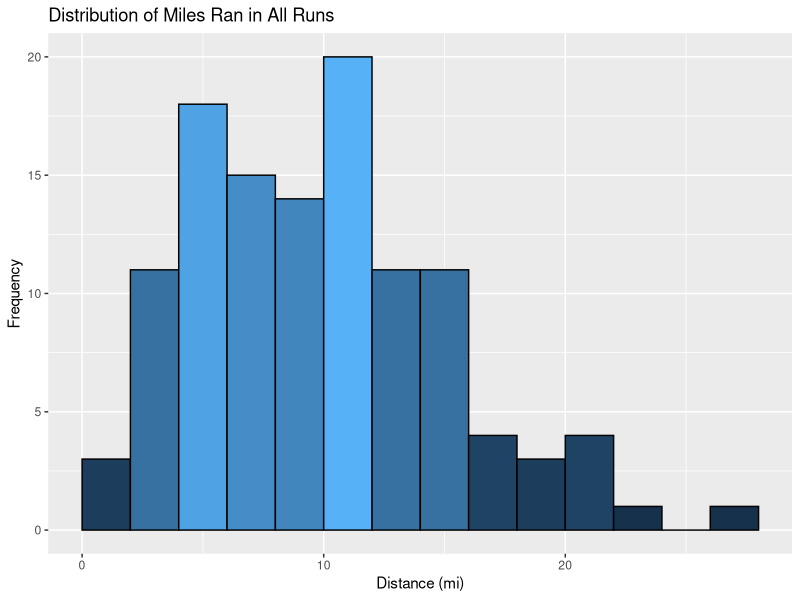
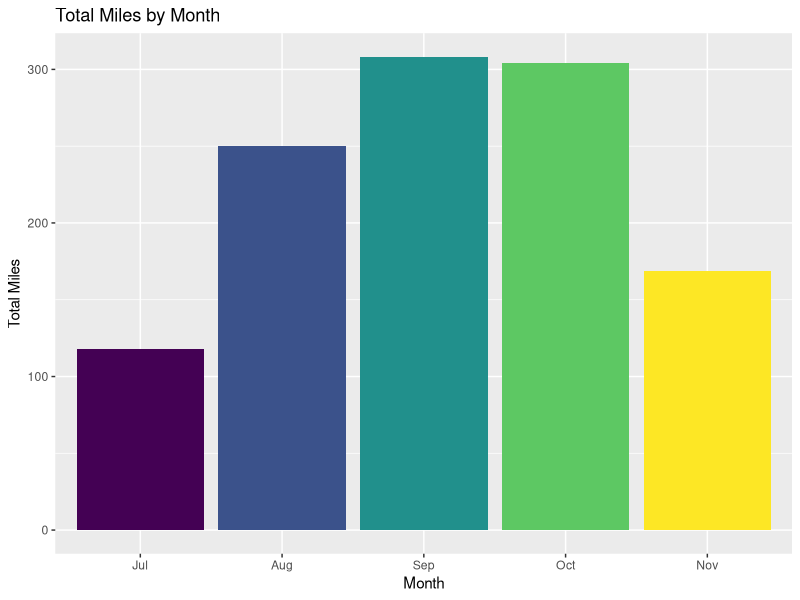
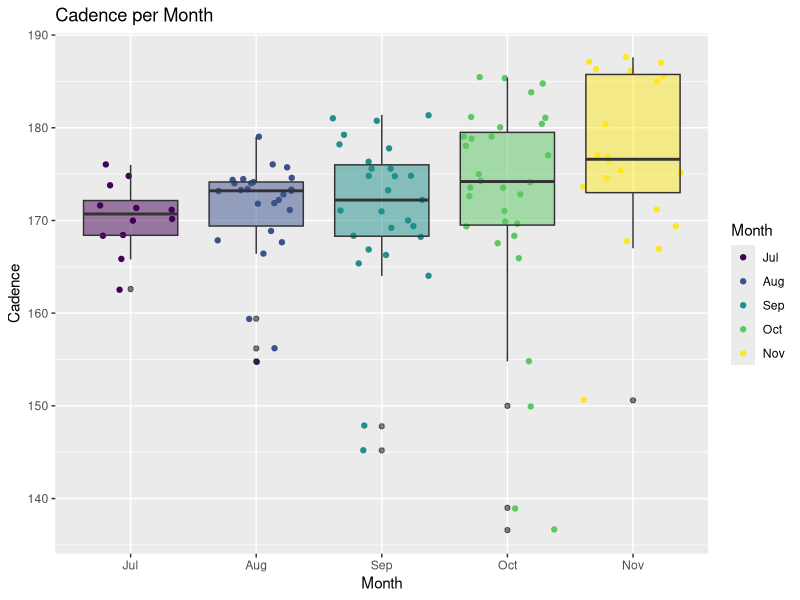
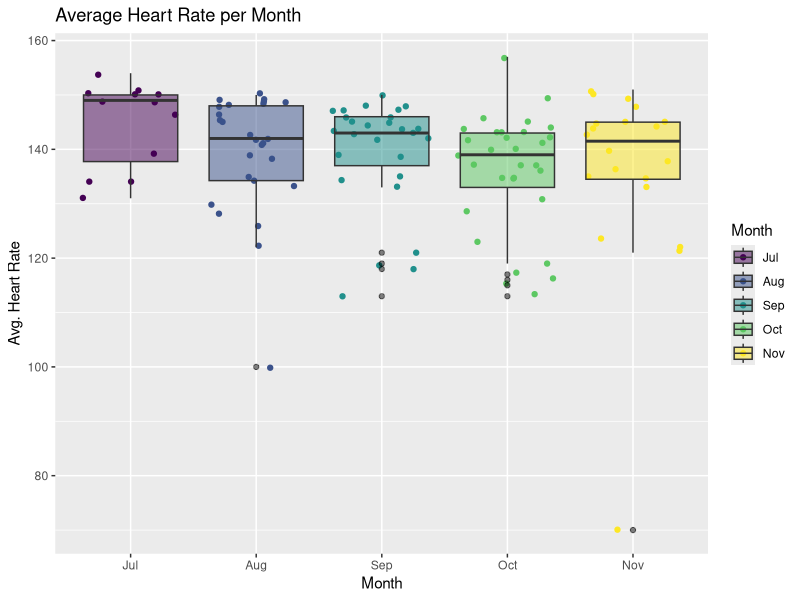
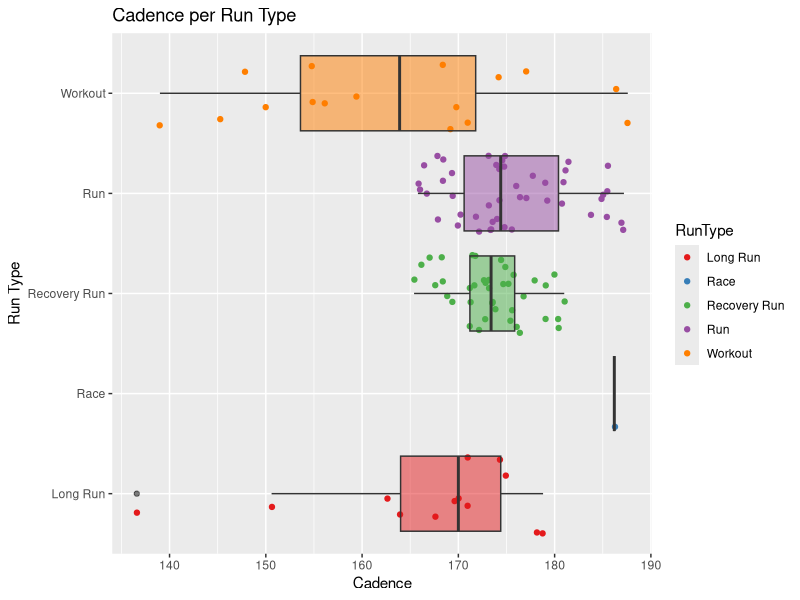
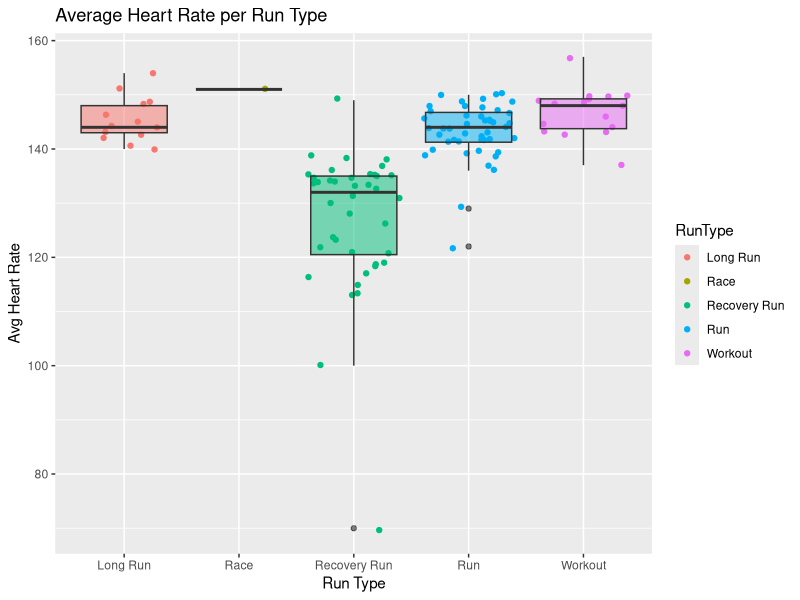
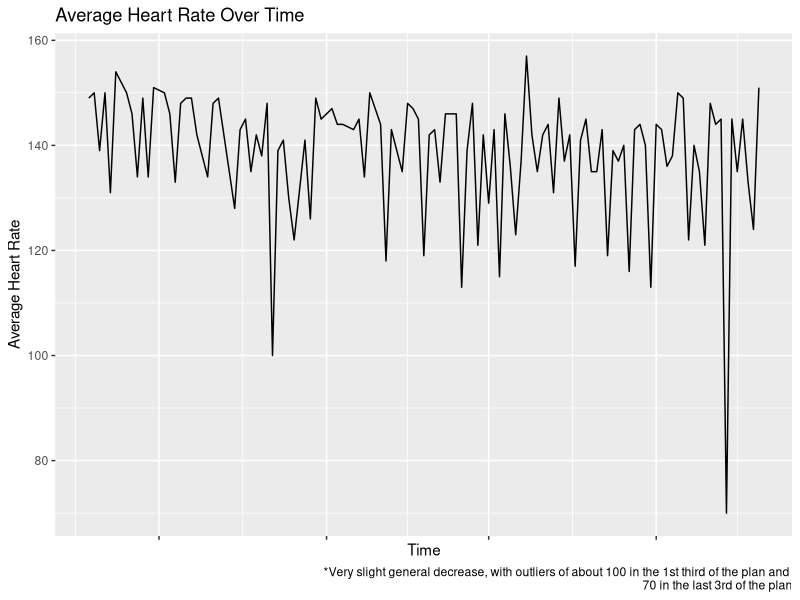
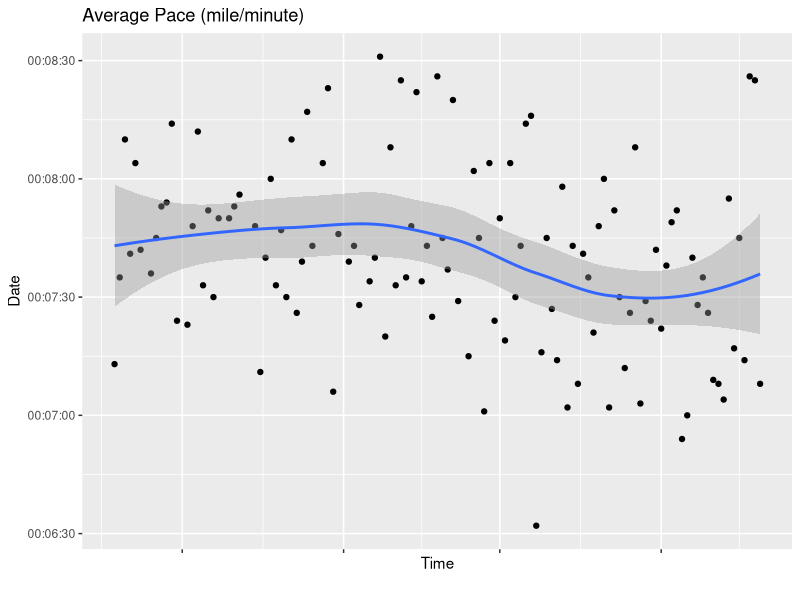

The R script that drew these images, in order:
## ---- chunk 1
runs <- read.csv("cleanedMarathonTrainingData.csv")
str(runs)
## ---- chunk 2
runs$X <- NULL
head(runs,2)
## ---- chunk 3
library(lubridate)

runs$Time <- as.POSIXct(runs$Time)#, format = '%H:%M:%S')
runs$Avg.Pace <- as.POSIXct(runs$Avg.Pace)#, format = '%H:%M:%S')
runs$Date <- as.POSIXct(runs$Date)
runs$StartTime <- hour(strptime(runs$StartTime, format = '%H:%M'))

str(runs)
## ---- chunk 4
runs$Month <- factor(runs$Month, ordered = TRUE, levels = c("Jul","Aug","Sep","Oct","Nov"))
## ---- chunk 5
library(ggplot2)
library(RColorBrewer)

#distance histogram
ggplot(data = runs, aes(x = Distance)) + 
  geom_histogram(binwidth = 2, aes(fill = ..count..), colour = "black", boundary = 2) +
  xlab("Distance (mi)") + 
  ylab("Frequency") + 
  ggtitle("Distribution of Miles Ran in All Runs") + 
  guides(fill=FALSE)

## ---- chunk 6
#miles by month bars
ggplot(data = runs, aes(x = Month, y = Distance, fill = Month)) + 
  geom_bar(stat="identity") +
  xlab("Month") + 
  ylab("Total Miles") + 
  guides(fill=FALSE) +
  ggtitle("Total Miles by Month")

tapply(runs$Distance,runs$Month,sum)
## ---- chunk 7
runs[which.max(runs$Distance[runs$Date < "2016-11-20"]),]
## ---- chunk 8
#avg. cadence grouped by month
ggplot(data = runs, aes(Month, Cad)) + 
  geom_jitter(aes(colour = Month)) +
  geom_boxplot(aes(fill = Month), 
               outlier.colour = "black", alpha = 0.5) + #geom_jitter()
  xlab("Month") + 
  ylab("Cadence") + 
  guides(fill=FALSE) +
  ggtitle("Cadence per Month") 
## ---- chunk 9
#avg. HR grouped by month

ggplot(data = runs, aes(Month, Avg.HR)) + 
  geom_jitter(aes(colour = Month)) +
  geom_boxplot(aes(fill = Month), 
               outlier.colour = "black", alpha = 0.5) + #geom_jitter()
  xlab("Month") + 
  ylab("Avg. Heart Rate") + 
  ggtitle("Average Heart Rate per Month") 
## ---- chunk 10
#avg. cadence grouped by month
ggplot(data = runs, aes(RunType, Cad)) + 
  geom_jitter(aes(colour = RunType)) +
  geom_boxplot(aes(fill = RunType), 
               outlier.colour = "black", alpha = 0.5) +
  scale_colour_brewer(palette = "Set1") +
  scale_fill_brewer(palette = "Set1") +
  xlab("Run Type") + 
  ylab("Cadence") + 
  guides(fill=FALSE) +
  coord_flip() + 
  ggtitle("Cadence per Run Type") 
## ---- chunk 11
#avg. cadence grouped by month
ggplot(data = runs, aes(RunType, Avg.HR)) + 
  geom_jitter(aes(colour = RunType)) +
  geom_boxplot(aes(fill = RunType), 
               outlier.colour = "black", alpha = 0.5) +
  xlab("Run Type") + 
  ylab("Avg Heart Rate") + 
  guides(fill=FALSE) +
  ggtitle("Average Heart Rate per Run Type") 
## ---- chunk 12
runs[which.max(runs$Avg.HR),]
## ---- chunk 13
ggplot(data = runs, aes(x = Date, y = Avg.HR)) + 
  geom_line(aes(group=1)) +
  theme(axis.text.x = element_blank()) +
  xlab("Time") + 
  ylab("Average Heart Rate") + 
  ggtitle("Average Heart Rate Over Time") + 
  labs(caption="*Very slight general decrease, with outliers of about 100 in the 1st third of the plan and 
70 in the last 3rd of the plan")
## ---- chunk 14
ggplot(data = runs, aes(x = Date, y = Avg.Pace)) + 
  geom_point() + # by color? 
  stat_smooth() +
  theme(axis.text.x = element_blank()) +
  xlab("Time") + 
  ylab("Date") + 
  ggtitle("Average Pace (mile/minute)") + 
  labs(caption="")
## ---- chunk 15
ggplot(data = runs, aes(x = Date, y = Avg.Pace, colour = RunType)) + 
  geom_point() +
  geom_smooth(fill = NA) +  
  theme(axis.text.x = element_blank()) +
  #xlab("Date") + 
  ylab("Average Pace (mile/minute") + 
  ggtitle("Average Pace Over Time") + 
  labs(caption="")
